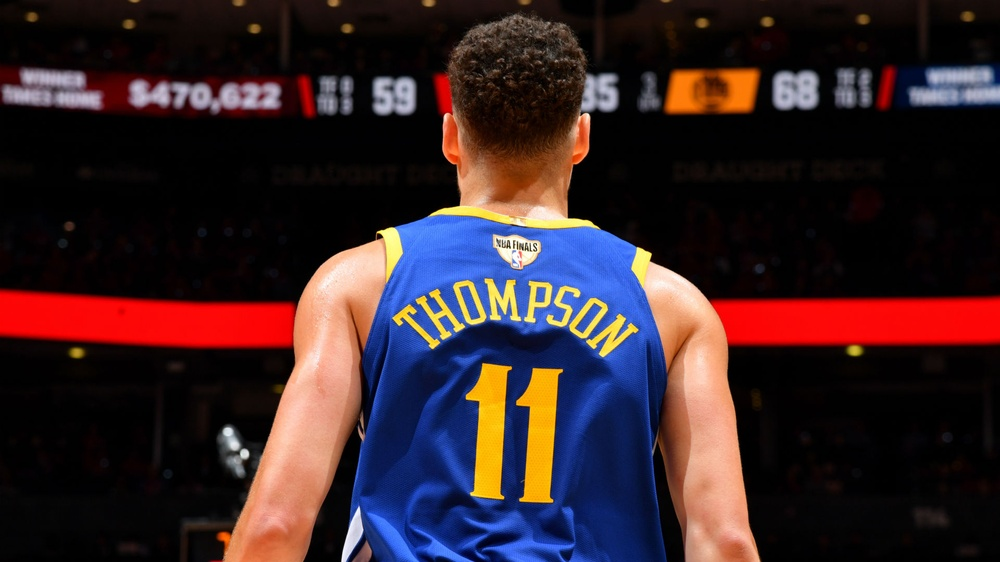
#> input picture KT.jpg, 1000 x 562 px, shrunk from 1920 x 1080 before the run
$ python P1.py
#> lines starting #> are read from the running program, lines starting #| are printed output that depends on the picture
# -*- coding: utf-8 -*-
"""
Basics of image processing 1

In this program we will  see how to display an image
How to read values of each pixel
Saving the image into the system
Apply concepts like bilinear interpolation,FFT
"""
import cv2
import numpy as np
import matplotlib.pyplot as plt
#from PIL import Image

img = cv2.imread('KT.jpg',0)
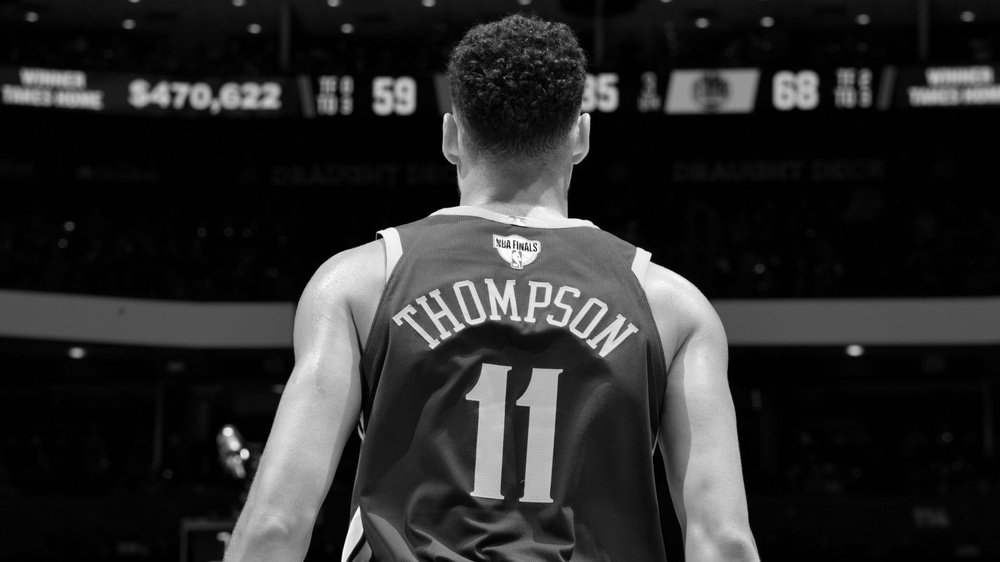
#> img: shape (562, 1000); min 0, max 255, mean 42.4
print(img)
#> (printed output is left out)
cv2.imshow('Klay Thompson',img)
cv2.waitKey(0)
cv2.destroyAllWindows()
cv2.imwrite('Klay_t.png',img)
imgplot = plt.imshow(img, interpolation="bilinear")
plt.title('Image after bilinear interpolation')
plt.show()
f = np.fft.fft2(img)
fshift = np.fft.fftshift(f)
imgplot1 = plt.imshow(img, interpolation="nearest")
plt.title('Image after nearest interpolation')
plt.show()
f = np.fft.fft2(img)
fshift = np.fft.fftshift(f)

magnitude_spectrum = 20*np.log(np.abs(fshift))
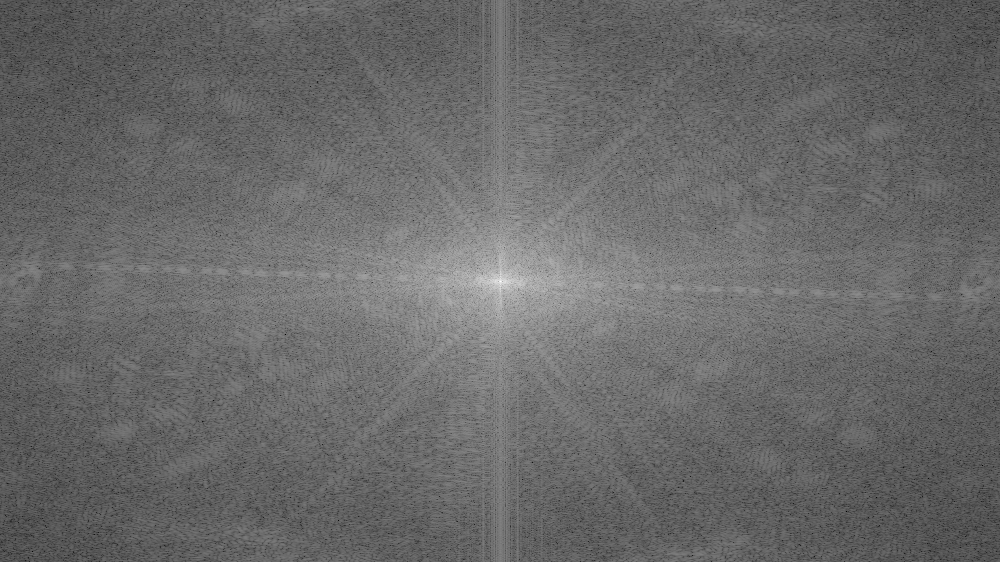
#> magnitude_spectrum: shape (562, 1000) float64; min 31.42, max 339.7, mean 158.7; drawn with min black and max white
b=plt.imshow(magnitude_spectrum, cmap = 'cool')
plt.title('Magnitude Spectrum'), plt.xticks([]), plt.yticks([])
plt.show()
